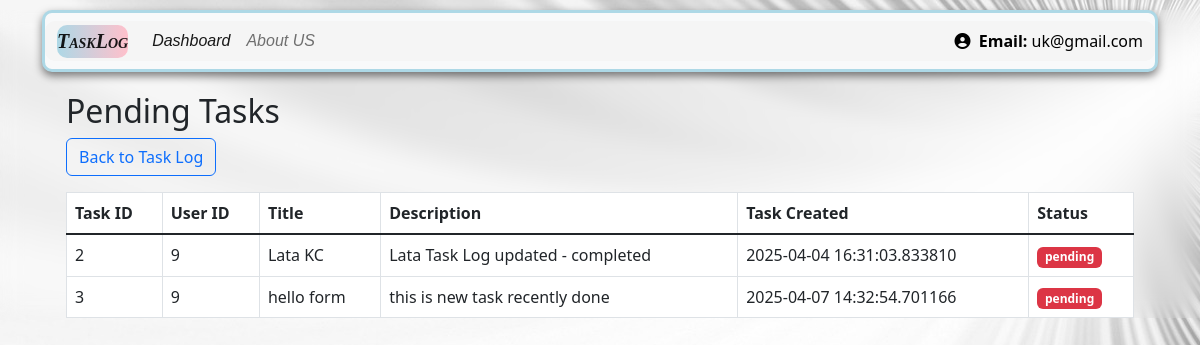
Page /pending_task (signed in) on the committed database.
### app.py (models this page shows, shortened)
class user_register(db.Model, UserMixin):
    __tablename__ = "user_register"
    user_id = db.Column(db.Integer, primary_key=True)
    name = db.Column(db.String(100), nullable=False)
    email = db.Column(db.String(100), nullable=False, unique=True)
    password = db.Column(db.String(255), nullable=False)
    date_created = db.Column(db.DateTime, default=datetime.utcnow)

class Task_log(db.Model):
    __tablename__ = 'TaskLog'
    task_id = db.Column(db.Integer, primary_key=True)
    user_id = db.Column(db.Integer, db.ForeignKey(
        'user_register.user_id'), nullable=False)
    title = db.Column(db.String(200), nullable=False)
    description = db.Column(db.String(700), nullable=False)
    task_created = db.Column(db.DateTime, default=datetime.utcnow)
    status = db.Column(db.String(50), default="Pending")
    categories = db.relationship(
        'task_catagories', backref='task', cascade="delete",  lazy=True)

### app.py (the view)
@app.route('/pending_task')
def pending_task():
    pending_task = Task_log.query.filter_by(status='pending').all()
    return render_template('pending_tasks.html', alltasklog=pending_task)

### app.py (called while the page is built)
@login_manager.user_loader
def load_user(user_id):
    return user_register.query.get(int(user_id))

### templates/pending_tasks.html
{% extends "base.html" %}
{% block body %}
<div class="container my-3">
    <h2>Pending Tasks</h2>
    <a href="{{ url_for('dashboard') }}" class="btn btn-outline-primary mb-3">Back to Task Log</a>
    {% if alltasklog|length == 0 %}
        <div class="alert alert-warning">No pending tasks found.</div>
    {% else %}
        <table class="table table-bordered">
            <thead>
                <tr>
                    <th>Task ID</th>
                    <th>User ID</th>
                    <th>Title</th>
                    <th>Description</th>
                    <th>Task Created</th>
                    <th>Status</th>
                </tr>
            </thead>
            <tbody>
                {% for task in alltasklog %}
                <tr>
                    <td>{{ task.task_id }}</td>
                    <td>{{ task.user_id }}</td>
                    <td>{{ task.title }}</td>
                    <td>{{ task.description }}</td>
                    <td>{{ task.task_created }}</td>
                    <td><span class="badge bg-danger">{{ task.status }}</span></td>
                </tr>
                {% endfor %}
            </tbody>
        </table>
    {% endif %}
</div>
{% endblock %}

### templates/base.html (shortened to what this page needs)
<!doctype html>
<html lang="en">
  <head>
    <link rel ="stylesheet" href="{{url_for('static', filename='css/style.css')}}">
    <link href="https://cdn.jsdelivr.net/npm/bootstrap@5.1.3/dist/css/bootstrap.min.css" rel="stylesheet">
    <link rel="stylesheet" href="https://cdn.jsdelivr.net/npm/bootstrap-icons@1.10.5/font/bootstrap-icons.css">
    <link href="https://cdn.jsdelivr.net/npm/bootstrap@5.3.0/dist/css/bootstrap.min.css" rel="stylesheet">
    <link href="https://cdnjs.cloudflare.com/ajax/libs/font-awesome/6.5.0/css/all.min.css" rel="stylesheet">
</head>
<body>
    <div class= "container" my-3>
        <nav class="navbar navbar-expand-lg navbar-light bg-light">
            <div class="container-fluid">
              <a class="navbar-brand" href="/">TaskLog </a>
              <div class="collapse navbar-collapse" id="navbarSupportedContent">
                <ul class="navbar-nav me-auto mb-2 mb-lg-0">
                  <li class="nav-item">
                    <a class="nav-link active" aria-current="page" href="/dashboard">Dashboard</a>
                  </li>
                  <li class="nav-item">
                    <a class="nav-link" href="/userdata">About US</a>
                  </li>
                  <li class="nav-item">
                    <a class="nav-link active"></a>
                  </li>
                </ul>
                <div class="d-flex align-items-center">
                  {% if current_user.is_authenticated %}
                    <span class="nav-user"><i class="fas fa-user-circle me-1"></i> <strong>Email:</strong> {{ current_user.email }}</span>
                  {% else %}
                    <span class="nav-user"><i class="fas fa-user-circle me-1"></i> Welcome, Guest</span>
                  {% endif %}
                </div>
              </div>
            </div>
          </nav>
          <div class="container">
            {% block body %}
            {% endblock body %}
          </div>
</body>
</html>

### static/css/style.css (style rules this page uses)
body { background: url('/static/images/white.jpg') ; font-family: 'Segoe UI', sans-serif; backdrop-filter: blur(10px); }
nav { background-color: linear-gradient(to right, lightblue, pink); color: black; padding: 10px; border: 3px solid lightblue ; border-radius: 10px; margin-bottom: 20px; box-shadow: 0px 4px 8px rgba(0,0,0,0.5); }
.navbar-brand { font-weight: bold; color: white; font: italic small-caps bold 18px "Times New Roman", serif; }
.nav-item { font-style: italic; font-size: 16px; font-family: 'Poppins', sans-serif; border-radius: 10px; }
.container { margin-top: 10px; }
.navbar-brand { background: linear-gradient(to right, lightblue, pink); border-radius: 10px; }
.container-fluid { background: whitesmoke; border-radius: 10px; }
.btn-outline-primary { border-radius: 8px; margin-right: 10px; margin-bottom: 10px; }

### rows in the picture
user_register: email "uk@gmail.com"
Task_log: task_id "2", user_id "9", title "Lata KC", description "Lata Task Log updated - completed", task_created "2025-04-04 16:31:03.833810", status "pending"
Task_log: task_id "3", user_id "9", title "hello form", description "this is new task recently done", task_created "2025-04-07 14:32:54.701166", status "pending"
